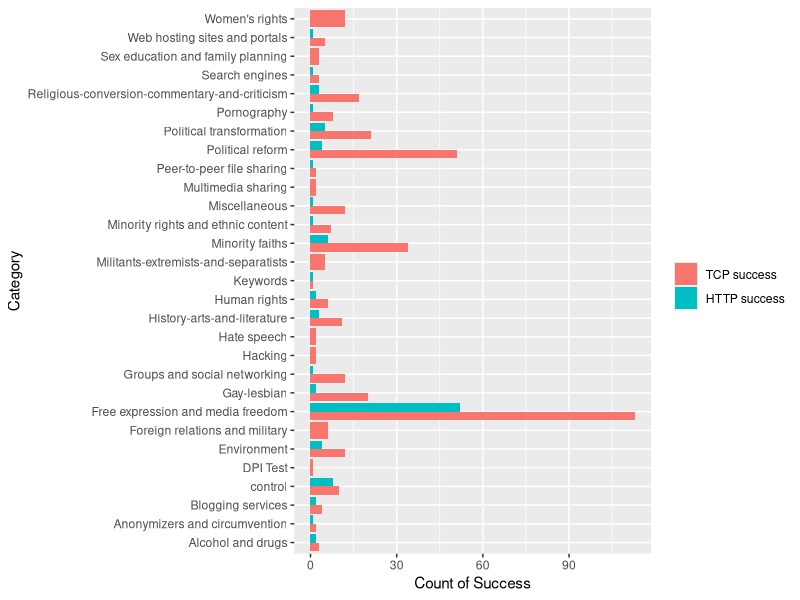

Source code (R):
require(data.table)
require(ggplot2)
library(reshape2)
library(dplyr)    

#read data
tcphttpdata<-as.tbl(fread('tcp_connect_comparision.csv',sep = ',', stringsAsFactors = F, quote = '!' ))
mdat <-melt(tcphttpdata, id.vars=c("category","domain"),
            measure.vars=c("irantcp", "iranhttp"))
mdat <-filter(mdat, value == TRUE)
ggplot(mdat, aes(x=category,fill = variable)) +  geom_bar(position = "dodge") +
  labs(x="Category",y="Count of Success")  +coord_flip()+ scale_fill_discrete(name=element_blank(),
                                                                              breaks=c("irantcp", "iranhttp"),
                                                                              labels=c("TCP success", "HTTP success"))


